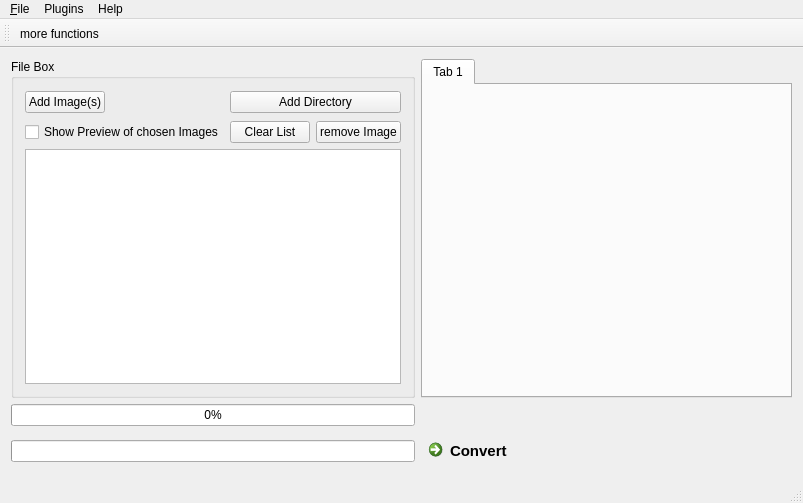
<?xml version="1.0" encoding="UTF-8"?>
<ui version="4.0">
 <class>MainWindow</class>
 <widget class="QMainWindow" name="MainWindow">
  <property name="geometry">
   <rect>
    <x>0</x>
    <y>0</y>
    <width>803</width>
    <height>503</height>
   </rect>
  </property>
  <property name="windowTitle">
   <string>PhotosDD</string>
  </property>
  <widget class="QWidget" name="centralWidget">
   <layout class="QGridLayout" name="gridLayout">
    <item row="0" column="0">
     <widget class="QGroupBox" name="FileBox">
      <property name="title">
       <string>File Box</string>
      </property>
      <layout class="QGridLayout" name="gridLayout_2">
       <item row="1" column="0">
        <widget class="QPushButton" name="AddImageButton">
         <property name="toolTip">
          <string>Add one or more image files</string>
         </property>
         <property name="text">
          <string>Add Image(s)</string>
         </property>
        </widget>
       </item>
       <item row="1" column="1">
        <spacer name="horizontalSpacer_4">
         <property name="orientation">
          <enum>Qt::Horizontal</enum>
         </property>
         <property name="sizeHint" stdset="0">
          <size>
           <width>111</width>
           <height>25</height>
          </size>
         </property>
        </spacer>
       </item>
       <item row="1" column="2" colspan="2">
        <widget class="QPushButton" name="AddDirButton">
         <property name="toolTip">
          <string>Add all image files within a directory</string>
         </property>
         <property name="text">
          <string>Add Directory</string>
         </property>
        </widget>
       </item>
       <item row="2" column="0" colspan="2">
        <widget class="QCheckBox" name="ShowIconCheckBox">
         <property name="text">
          <string>Show Preview of chosen Images</string>
         </property>
        </widget>
       </item>
       <item row="2" column="2">
        <widget class="QPushButton" name="ClearImageListButton">
         <property name="toolTip">
          <string>remove all images from list</string>
         </property>
         <property name="text">
          <string>Clear List</string>
         </property>
        </widget>
       </item>
       <item row="2" column="3">
        <widget class="QPushButton" name="RemoveImageButton">
         <property name="toolTip">
          <string>remove selected image from list</string>
         </property>
         <property name="text">
          <string>remove Image</string>
         </property>
        </widget>
       </item>
       <item row="3" column="0" colspan="4">
        <widget class="QListWidget" name="FilesList"/>
       </item>
      </layout>
     </widget>
    </item>
    <item row="1" column="0">
     <widget class="QProgressBar" name="taskProgressBar">
      <property name="value">
       <number>0</number>
      </property>
     </widget>
    </item>
    <item row="2" column="0">
     <widget class="QProgressBar" name="overallProgressBar">
      <property name="value">
       <number>0</number>
      </property>
      <property name="textVisible">
       <bool>false</bool>
      </property>
     </widget>
    </item>
    <item row="0" column="1">
     <widget class="QTabWidget" name="tabWidget">
      <property name="currentIndex">
       <number>0</number>
      </property>
      <widget class="QWidget" name="tab">
       <attribute name="title">
        <string>Tab 1</string>
       </attribute>
      </widget>
     </widget>
    </item>
    <item row="2" column="1">
     <widget class="QCommandLinkButton" name="commandLinkButton">
      <property name="font">
       <font>
        <family>Segoe UI</family>
        <pointsize>11</pointsize>
       </font>
      </property>
      <property name="layoutDirection">
       <enum>Qt::LeftToRight</enum>
      </property>
      <property name="locale">
       <locale language="English" country="UnitedKingdom"/>
      </property>
      <property name="text">
       <string>Convert</string>
      </property>
     </widget>
    </item>
   </layout>
  </widget>
  <widget class="QMenuBar" name="menuBar">
   <property name="geometry">
    <rect>
     <x>0</x>
     <y>0</y>
     <width>803</width>
     <height>26</height>
    </rect>
   </property>
   <widget class="QMenu" name="menuPlugins">
    <property name="title">
     <string>Plugins</string>
    </property>
    <addaction name="actionConfig"/>
   </widget>
   <widget class="QMenu" name="menuHelp">
    <property name="title">
     <string>Help</string>
    </property>
    <addaction name="actionTips"/>
    <addaction name="separator"/>
    <addaction name="actionAbout_EasyImageSizer_GUI"/>
    <addaction name="actionAbout_EasyImageSizer"/>
    <addaction name="actionAbout_QT"/>
   </widget>
   <widget class="QMenu" name="menuFile">
    <property name="title">
     <string>&amp;File</string>
    </property>
    <addaction name="actionQuit"/>
   </widget>
   <addaction name="menuFile"/>
   <addaction name="menuPlugins"/>
   <addaction name="menuHelp"/>
  </widget>
  <widget class="QToolBar" name="mainToolBar">
   <attribute name="toolBarArea">
    <enum>TopToolBarArea</enum>
   </attribute>
   <attribute name="toolBarBreak">
    <bool>false</bool>
   </attribute>
   <addaction name="actionMore_functions"/>
  </widget>
  <widget class="QStatusBar" name="statusBar"/>
  <action name="actionConfig">
   <property name="text">
    <string>Config ...</string>
   </property>
  </action>
  <action name="actionAbout_EasyImageSizer_GUI">
   <property name="text">
    <string>About EasyImageSizer3-GUI</string>
   </property>
  </action>
  <action name="actionAbout_EasyImageSizer">
   <property name="text">
    <string>About EasyImageSizer3</string>
   </property>
  </action>
  <action name="actionAbout_QT">
   <property name="text">
    <string>About Qt</string>
   </property>
  </action>
  <action name="actionQuit">
   <property name="text">
    <string>&amp;Quit</string>
   </property>
   <property name="shortcut">
    <string>Ctrl+Q</string>
   </property>
  </action>
  <action name="actionTips">
   <property name="text">
    <string>Tips</string>
   </property>
  </action>
  <action name="actionMore_functions">
   <property name="text">
    <string>more functions ...</string>
   </property>
  </action>
 </widget>
 <layoutdefault spacing="6" margin="11"/>
 <tabstops>
  <tabstop>AddImageButton</tabstop>
  <tabstop>ShowIconCheckBox</tabstop>
  <tabstop>AddDirButton</tabstop>
  <tabstop>ClearImageListButton</tabstop>
  <tabstop>RemoveImageButton</tabstop>
  <tabstop>FilesList</tabstop>
  <tabstop>tabWidget</tabstop>
  <tabstop>commandLinkButton</tabstop>
 </tabstops>
 <resources/>
 <connections>
  <connection>
   <sender>actionQuit</sender>
   <signal>triggered()</signal>
   <receiver>MainWindow</receiver>
   <slot>close()</slot>
   <hints>
    <hint type="sourcelabel">
     <x>-1</x>
     <y>-1</y>
    </hint>
    <hint type="destinationlabel">
     <x>255</x>
     <y>251</y>
    </hint>
   </hints>
  </connection>
 </connections>
</ui>
